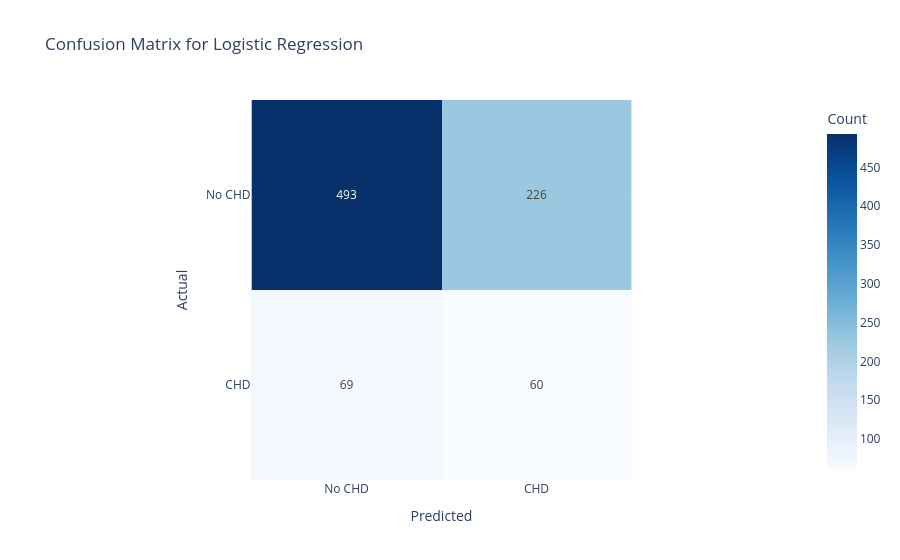

Write notebook code for a chart like this one.
### Markdown cell above
## 10. Evaluation Metrics

For a binary classification task like CHD prediction, several metrics are important for a comprehensive evaluation:

*   **Accuracy**: The proportion of correctly classified instances (both true positives and true negatives) out of the total instances.
    *   *Why*: Provides a general sense of how well the model performs, but can be misleading in imbalanced datasets.
*   **Precision (Positive Predictive Value)**: The proportion of true positive predictions among all positive predictions.
    *   *Why*: Relevant when the cost of false positives is high (e.g., unnecessary medical tests due to a false positive CHD prediction).
*   **Recall (Sensitivity, True Positive Rate)**: The proportion of true positive predictions among all actual positive instances.
    *   *Why*: Critical when the cost of false negatives is high (e.g., failing to predict CHD when it exists, leading to delayed treatment).
*   **F1-Score**: The harmonic mean of precision and recall. It provides a single score that balances both precision and recall.
    *   *Why*: Especially useful in imbalanced datasets, as it accounts for both false positives and false negatives.
*   **ROC AUC (Receiver Operating Characteristic Area Under the Curve)**: Measures the ability of the model to distinguish between classes. It's the area under the ROC curve, which plots the True Positive Rate (Recall) against the False Positive Rate at various threshold settings.
    *   *Why*: Provides a robust measure of model performance across all possible classification thresholds and is less sensitive to class imbalance than accuracy.
*   **Confusion Matrix**: A table used to describe the performance of a classification model on a set of test data for which the true values are known. It helps visualize true positives, true negatives, false positives, and false negatives.
    *   *Why*: Provides a detailed breakdown of correct and incorrect classifications.

### Code cell
logging.info("Starting Model Evaluation.")

evaluation_results = {}

print("\n--- Model Evaluation Results ---")
for name, y_pred in predictions.items():
    logging.info(f"Evaluating {name}...")
    try:
        accuracy = accuracy_score(y_test, y_pred)
        precision = precision_score(y_test, y_pred)
        recall = recall_score(y_test, y_pred)
        f1 = f1_score(y_test, y_pred)

        metrics = {
            'Accuracy': accuracy,
            'Precision': precision,
            'Recall': recall,
            'F1-Score': f1
        }

        # Calculate ROC AUC if probabilities are available
        if name in probabilities and len(probabilities[name]) == len(y_test):
            roc_auc = roc_auc_score(y_test, probabilities[name])
            metrics['ROC-AUC'] = roc_auc
        else:
            metrics['ROC-AUC'] = None
            logging.warning(f"ROC-AUC not calculated for {name} due to missing probabilities.")

        evaluation_results[name] = metrics

        print(f"\n--- {name} ---")
        print(f"Accuracy: {accuracy:.4f}")
        print(f"Precision: {precision:.4f}")
        print(f"Recall: {recall:.4f}")
        print(f"F1-Score: {f1:.4f}")
        if 'ROC-AUC' in metrics and metrics['ROC-AUC'] is not None:
            print(f"ROC-AUC: {metrics['ROC-AUC']:.4f}")
        print("\nClassification Report:")
        print(classification_report(y_test, y_pred))

        # Confusion Matrix
        cm = confusion_matrix(y_test, y_pred)
        fig_cm = px.imshow(cm, text_auto=True, color_continuous_scale='Blues',
                           labels=dict(x="Predicted", y="Actual", color="Count"),
                           x=['No CHD', 'CHD'], y=['No CHD', 'CHD'],
                           title=f'Confusion Matrix for {name}')
        fig_cm.show()

    except Exception as e:
        logging.error(f"Error during evaluation of {name}: {e}")

logging.info("Model Evaluation completed. Detailed results stored in 'evaluation_results'.")

### Figure 1 — Plotly figure (JSON) as saved in the notebook; plotly's stock layout.template omitted (floating-point values rounded to 4 significant figures)
{"data": [{"coloraxis": "coloraxis", "hovertemplate": "Predicted: %{x}<br>Actual: %{y}<br>Count: %{z}<extra></extra>", "name": "0", "texttemplate": "%{z}", "type": "heatmap", "x": ["No CHD", "CHD"], "xaxis": "x", "y": ["No CHD", "CHD"], "yaxis": "y", "z": [[493, 226], [69, 60]]}], "layout": {"coloraxis": {"colorbar": {"title": {"text": "Count"}}, "colorscale": [[0, "rgb(247,251,255)"], [0.125, "rgb(222,235,247)"], [0.25, "rgb(198,219,239)"], [0.375, "rgb(158,202,225)"], [0.5, "rgb(107,174,214)"], [0.625, "rgb(66,146,198)"], [0.75, "rgb(33,113,181)"], [0.875, "rgb(8,81,156)"], [1, "rgb(8,48,107)"]]}, "title": {"text": "Confusion Matrix for Logistic Regression"}, "xaxis": {"anchor": "y", "constrain": "domain", "domain": [0, 1], "scaleanchor": "y", "title": {"text": "Predicted"}}, "yaxis": {"anchor": "x", "autorange": "reversed", "constrain": "domain", "domain": [0, 1], "title": {"text": "Actual"}}}}
